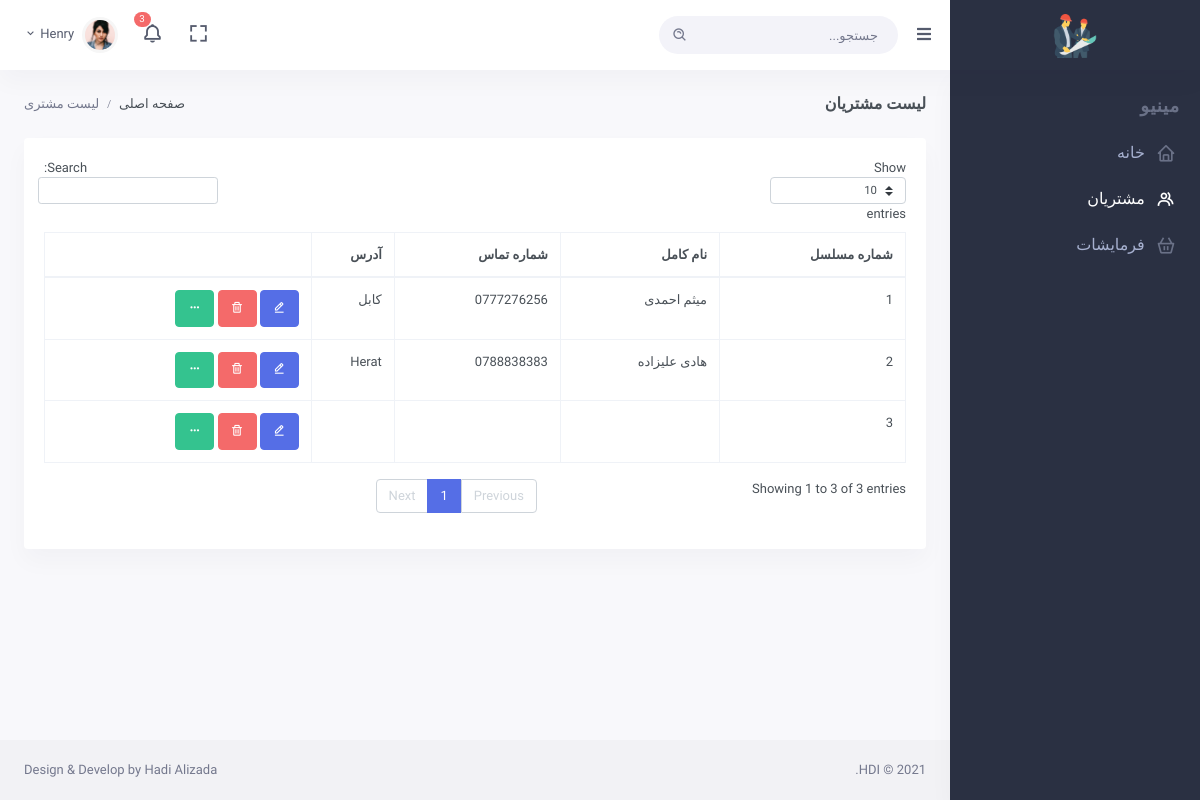
The page /customers/all/ on the database its author committed.
### customers/models.py (models this page shows, shortened)
class Customer(models.Model):
    full_name = models.CharField(max_length=200)
    phone_number = models.CharField(max_length=14)
    address = models.CharField(max_length=255)

### customers/views.py (the view)
# urls.py: path("customers/all/", views.customer_list, name="customer-list"),
def customer_list(request):
    customers = Customer.objects.all()
    context = {
        "customers": customers
    }
    return render(request, "customers/list.html", context)

### customers/templates/customers/list.html (shortened to what this page needs)
{% extends 'base.html' %}
{% load static %}
{% block page_title %}
لیست مشتریان
{% endblock page_title %}
{% block breadcrumb %}
<ol class="breadcrumb m-0">
    <li class="breadcrumb-item"><a href="javascript: void(0);">صفحه اصلی</a></li>
    <li class="breadcrumb-item active">لیست مشتری </li>
</ol>
{% endblock breadcrumb %}
{% block content %}
<div class="row">
    <div class="col-lg-12">
        <div class="card">
            <div class="card-body">
                <table id="customer-datatable" class="table table-bordered dt-responsive nowrap"
                                        style="border-collapse: collapse; border-spacing: 0; width: 100%;">
                    <thead>
                        <tr>
                            <th>شماره مسلسل</th>
                            <th>نام کامل</th>
                            <th>شماره تماس</th>
                            <th>آدرس</th>
                            <th> </th>
                        </tr>
                    </thead>
                    <tbody>
                        {% for customer in customers %}
                            <tr>
                                <td>{{forloop.counter}}</td>
                                <td>{{customer.full_name}}</td>
                                <td>{{customer.phone_number}}</td>
                                <td>{{customer.address}}</td>
                                <td>
                                    <button class="btn btn-primary">
                                        <i class="bx bx-edit-alt"></i>
                                    </button>
                                    <button class="btn btn-danger">
                                        <i class="bx bx-trash"></i>
                                    </button>
                                    <a href="{% url 'customer-orders' customer.id %}"
                                    class="btn btn-success"
                                    >
                                        <i class='bx bx-dots-horizontal-rounded'></i>
                                    </a>
                                </td>
                            </tr>
                        {% endfor %}
                    </tbody>
                </table>
            </div>
        </div>
    </div>
</div>
{% endblock content %}

### templates/base.html (style rules this page uses)
body { font-family: 'Readex Pro', sans-serif; }

### rows shown on the page
Customer: full_name "میثم احمدی", phone_number "0777276256", address "کابل"
Customer: full_name "هادی علیزاده", phone_number "0788838383", address "Herat"
